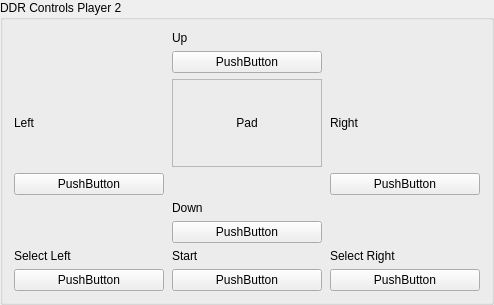
            <widget class="QGroupBox" name="ddrPlayer2GroupBox">
             <property name="title"><string>DDR Controls Player 2</string></property>
             <layout class="QGridLayout" name="ddrPlayer2GridLayout">
              <property name="horizontalSpacing"><number>8</number></property>
              <property name="verticalSpacing"><number>6</number></property>
              <item row="0" column="1"><widget class="QLabel" name="ddrP2UpLabel"><property name="text"><string>Up</string></property></widget></item>
              <item row="1" column="1"><widget class="InputBindingWidget" name="ddrP2UpBinding"><property name="sizePolicy"><sizepolicy hsizetype="Expanding" vsizetype="Fixed"><horstretch>0</horstretch><verstretch>0</verstretch></sizepolicy></property><property name="minimumSize"><size><width>150</width><height>0</height></size></property><property name="bindingName" stdset="0"><string notr="true">P2Up</string></property><property name="text"><string notr="true">PushButton</string></property></widget></item>
              <item row="2" column="0"><widget class="QLabel" name="ddrP2LeftLabel"><property name="text"><string>Left</string></property></widget></item>
              <item row="2" column="1"><widget class="QLabel" name="ddrP2PadLabel"><property name="minimumSize"><size><width>120</width><height>88</height></size></property><property name="frameShape"><enum>QFrame::Shape::StyledPanel</enum></property><property name="frameShadow"><enum>QFrame::Shadow::Sunken</enum></property><property name="alignment"><set>Qt::AlignmentFlag::AlignCenter</set></property><property name="text"><string>Pad</string></property></widget></item>
              <item row="2" column="2"><widget class="QLabel" name="ddrP2RightLabel"><property name="text"><string>Right</string></property></widget></item>
              <item row="3" column="0"><widget class="InputBindingWidget" name="ddrP2LeftBinding"><property name="sizePolicy"><sizepolicy hsizetype="Expanding" vsizetype="Fixed"><horstretch>0</horstretch><verstretch>0</verstretch></sizepolicy></property><property name="minimumSize"><size><width>150</width><height>0</height></size></property><property name="bindingName" stdset="0"><string notr="true">P2Left</string></property><property name="text"><string notr="true">PushButton</string></property></widget></item>
              <item row="3" column="2"><widget class="InputBindingWidget" name="ddrP2RightBinding"><property name="sizePolicy"><sizepolicy hsizetype="Expanding" vsizetype="Fixed"><horstretch>0</horstretch><verstretch>0</verstretch></sizepolicy></property><property name="minimumSize"><size><width>150</width><height>0</height></size></property><property name="bindingName" stdset="0"><string notr="true">P2Right</string></property><property name="text"><string notr="true">PushButton</string></property></widget></item>
              <item row="4" column="1"><widget class="QLabel" name="ddrP2DownLabel"><property name="text"><string>Down</string></property></widget></item>
              <item row="5" column="1"><widget class="InputBindingWidget" name="ddrP2DownBinding"><property name="sizePolicy"><sizepolicy hsizetype="Expanding" vsizetype="Fixed"><horstretch>0</horstretch><verstretch>0</verstretch></sizepolicy></property><property name="minimumSize"><size><width>150</width><height>0</height></size></property><property name="bindingName" stdset="0"><string notr="true">P2Down</string></property><property name="text"><string notr="true">PushButton</string></property></widget></item>
              <item row="6" column="0"><widget class="QLabel" name="ddrP2SelectLeftLabel"><property name="text"><string>Select Left</string></property></widget></item>
              <item row="6" column="1"><widget class="QLabel" name="ddrP2StartLabel"><property name="text"><string>Start</string></property></widget></item>
              <item row="6" column="2"><widget class="QLabel" name="ddrP2SelectRightLabel"><property name="text"><string>Select Right</string></property></widget></item>
              <item row="7" column="0"><widget class="InputBindingWidget" name="ddrP2SelectLeftBinding"><property name="sizePolicy"><sizepolicy hsizetype="Expanding" vsizetype="Fixed"><horstretch>0</horstretch><verstretch>0</verstretch></sizepolicy></property><property name="minimumSize"><size><width>150</width><height>0</height></size></property><property name="bindingName" stdset="0"><string notr="true">P2Button1</string></property><property name="text"><string notr="true">PushButton</string></property></widget></item>
              <item row="7" column="1"><widget class="InputBindingWidget" name="ddrP2StartBinding"><property name="sizePolicy"><sizepolicy hsizetype="Expanding" vsizetype="Fixed"><horstretch>0</horstretch><verstretch>0</verstretch></sizepolicy></property><property name="minimumSize"><size><width>150</width><height>0</height></size></property><property name="bindingName" stdset="0"><string notr="true">P2Start</string></property><property name="text"><string notr="true">PushButton</string></property></widget></item>
              <item row="7" column="2"><widget class="InputBindingWidget" name="ddrP2SelectRightBinding"><property name="sizePolicy"><sizepolicy hsizetype="Expanding" vsizetype="Fixed"><horstretch>0</horstretch><verstretch>0</verstretch></sizepolicy></property><property name="minimumSize"><size><width>150</width><height>0</height></size></property><property name="bindingName" stdset="0"><string notr="true">P2Button2</string></property><property name="text"><string notr="true">PushButton</string></property></widget></item>
             </layout>
            </widget>
